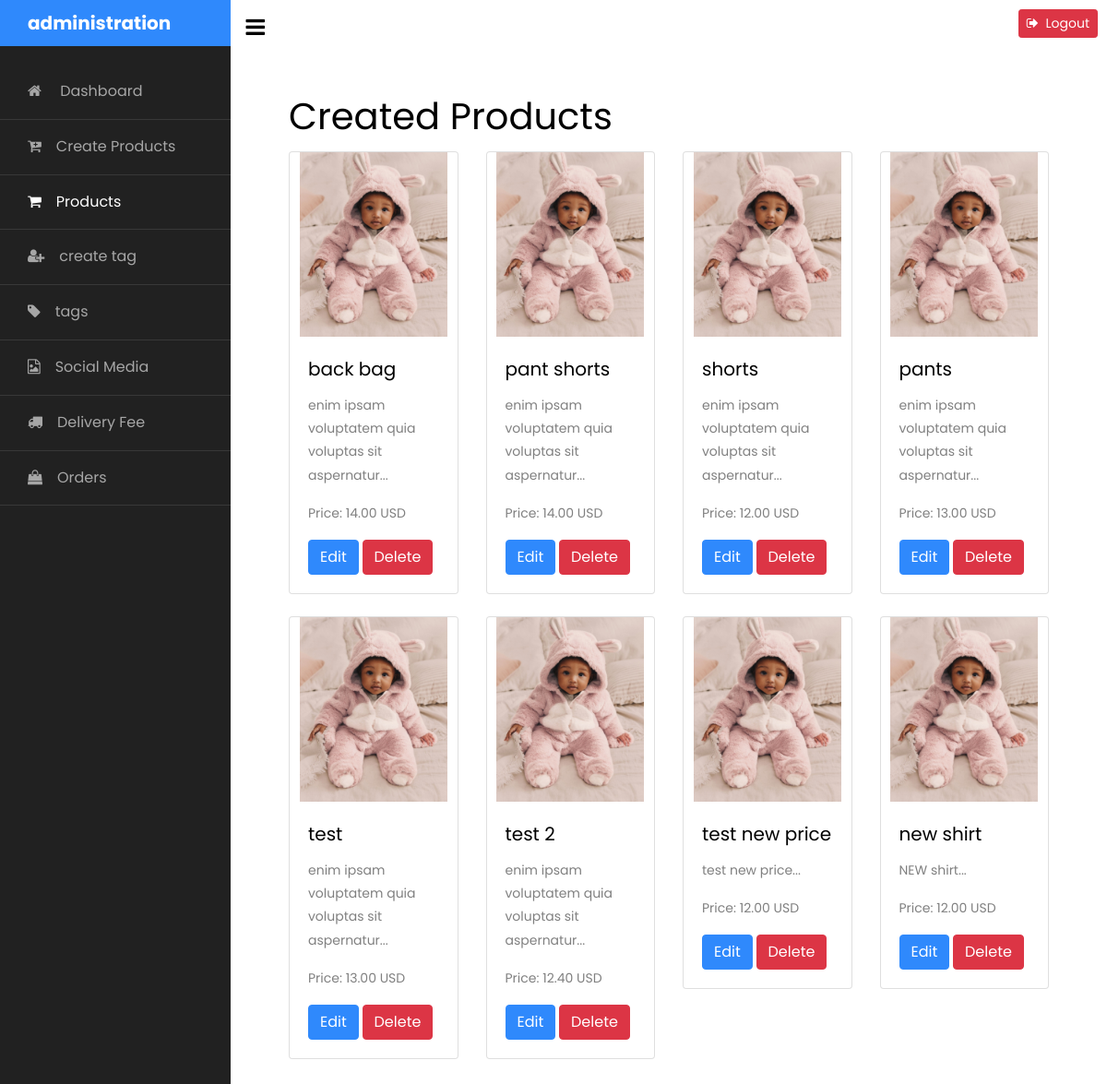
Before: /admin-pages/index.php?file=productpage.php (signed in) with the older database file.
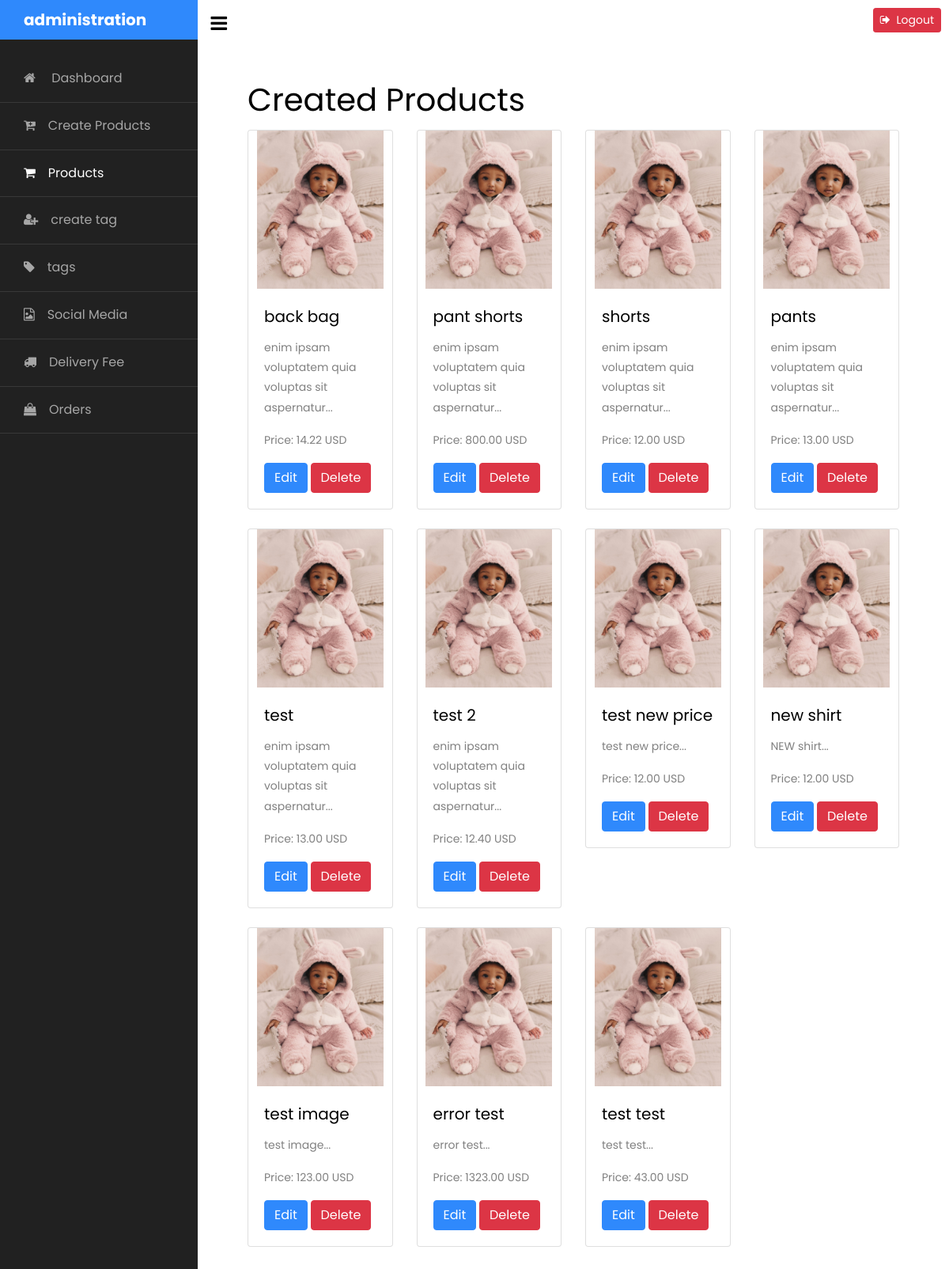
After: the same page with the newer database file.
### tables this page shows
CREATE TABLE IF NOT EXISTS `products` (
  `product_id` int NOT NULL AUTO_INCREMENT,
  `admin_id` int DEFAULT NULL,
  `name` varchar(255) DEFAULT NULL,
  `description` text,
  `price` decimal(10,2) NOT NULL,
  `new_price` decimal(10,2) DEFAULT '0.00',
  `currency` enum('USD','LBP') NOT NULL,
  `image` varchar(255) DEFAULT NULL,
  `popular` int NOT NULL DEFAULT '0',
  `created_at` datetime DEFAULT CURRENT_TIMESTAMP,
  `updated_at` datetime DEFAULT NULL,
  `best_deal` int NOT NULL DEFAULT '0',
  `on_sale` int NOT NULL DEFAULT '0',
  PRIMARY KEY (`product_id`),
  KEY `admin_id` (`admin_id`)
);

### classes/product.php (called while the page is built, shortened)
<?php
class Product
{
    private $conn;
    private $table_name = "products";
    public function __construct($db)
    {
        $this->conn = $db;
    }
    public function getAll()
    {
        $query = "SELECT * FROM " . $this->table_name;
        $stmt = $this->conn->prepare($query);
        $stmt->execute();
        return $stmt;
    }
}

### admin-pages/productpage.php (the view, shortened to what this page needs)
<?php
include "../classes/product.php";
$database = new Database();
$db = $database->getConnection();
$product = new Product($db);
$stmt = $product->getAll();
$products = $stmt->fetchAll(PDO::FETCH_ASSOC);
?>
<!DOCTYPE html>
<html lang="en">
<head>
</head>
<body>
    <div class="container mt-5">
        <h1>Created Products</h1>
        <div class="row">
            <?php foreach ($products as $productData): ?>
                <div class="col-md-3 mb-4">
                    <div class="card">
                        <img src="<?php echo htmlspecialchars($productData['image']); ?>" class="card-img-top"
                            alt="<?php echo htmlspecialchars($productData['name']); ?>"
                            style="max-height: 200px; object-fit: contain;">
                        <div class="card-body">
                            <h5 class="card-title"><?php echo htmlspecialchars($productData['name']); ?></h5>
                            <p class="card-text">
                                <?php echo htmlspecialchars(substr($productData['description'], 0, 50)); ?>...
                            </p>
                            <p class="card-text">Price:
                                <?php echo htmlspecialchars($productData['price']) . " " . htmlspecialchars($productData['currency']); ?>
                            </p>
                            <a href="index.php?file=updateproductpage.php&id=<?php echo $productData['product_id']; ?>"
                                class="btn btn-primary">Edit</a>
                            <button class="btn btn-danger"
                                onclick="confirmDelete(<?php echo $productData['product_id']; ?>)">Delete</button>
                        </div>
                    </div>
                </div>
            <?php endforeach; ?>
        </div>
    </div>
</body>
</html>

### admin-pages/index.php (shortened to what this page needs)
<?php
$last_loaded_file = isset($_SESSION['last_loaded_file']) ? $_SESSION['last_loaded_file'] : 'dashboard.php';
?>
<!doctype html>
<html lang="en">
<head>
  <link rel="stylesheet" href="https://stackpath.bootstrapcdn.com/font-awesome/4.7.0/css/font-awesome.min.css">
  <link rel="stylesheet" href="css/style.css">
</head>
<body>
  <div class="wrapper d-flex align-items-stretch">
    <nav id="sidebar">
      <div class="custom-menu">
        <button type="button" id="sidebarCollapse" class="btn btn-primary">
          <i class="fa fa-bars"></i>
        </button>
      </div>
      <h1><a href="" class="logo">administration</a></h1>
      <ul class="list-unstyled components mb-5">
        <li <?php if ($last_loaded_file == 'dashboard.php')
              echo 'class="active"'; ?>><a href="?file=dashboard.php"
            data-file="dashboard.php"><span class="fa fa-home mr-3"></span> Dashboard</a></li>
        <li <?php if ($last_loaded_file == 'createproductpage.php')
              echo 'class="active"'; ?>><a
            href="?file=createproductpage.php" data-file="createproductpage.php"><span
              class="fa fa-cart-plus mr-3"></span>Create Products</a></li>
        <li <?php if ($last_loaded_file == 'productpage.php')
              echo 'class="active"'; ?>><a href="?file=productpage.php"
            data-file="productpage.php"><span class="fa fa-shopping-cart mr-3"></span>Products</a></li>
        <li <?php if ($last_loaded_file == 'createtagspage.php')
              echo 'class="active"'; ?>><a
            href="?file=createtagspage.php" data-file="productpage.php"><span
              class="fa fa-user-plus mr-3"></span>create tag</a></li>
        <li <?php if ($last_loaded_file == 'tagspage.php')
              echo 'class="active"'; ?>><a
            href="?file=tagspage.php" data-file="tagspage.php"><span
              class="fa fa-tag mr-3"></span>tags</a></li>
        <li <?php if ($last_loaded_file == 'socialMediaPage.php')
              echo 'class="active"'; ?>><a
            href="?file=socialMediaPage.php" data-file="socialMediaPage.php"><span
              class="fa fa-file-image-o mr-3"></span>Social Media</a></li>
        <li <?php if ($last_loaded_file == 'shippingfeepage.php')
              echo 'class="active"'; ?>><a
            href="?file=shippingfeepage.php" data-file="shippingfeepage.php"><span
              class="fa fa-truck mr-3"></span>Delivery Fee</a></li>
        <li <?php if ($last_loaded_file == 'orderspage.php')
              echo 'class="active"'; ?>><a
            href="?file=orderspage.php&status=all" data-file="orderspage.php"><span
              class="fa fa-shopping-bag mr-3"></span>Orders</a></li>
      </ul>
    </nav>
    <a href="proccess/admin-logout.php" class="logout-button btn btn-danger btn-sm">
      <span class="fa fa-sign-out mr-1"></span> Logout
    </a>
    <div id="content" class="p-4 p-md-5 pt-5">
      <?php
      if (file_exists($last_loaded_file)) {
        include($last_loaded_file);
      } else {
        echo "<p>Error: File not found.</p>";
      }
      ?>
    </div>
  </div>
</body>
</html>

### admin-pages/index.php (style rules this page uses)
.logout-button { position: absolute; top: 10px; right: 10px; z-index: 1000; }

Changed rows visible on the page:
changed products "back bag": price "14.00" → "14.22"
changed products "pant shorts": price "14.00" → "800.00"
added products: image (picture), name "test image", description "test image", price "123.00", currency "USD"
added products: image (picture), name "error test", description "error test", price "1323.00", currency "USD"
added products: image (picture), name "test test", description "test test", price "43.00", currency "USD"
